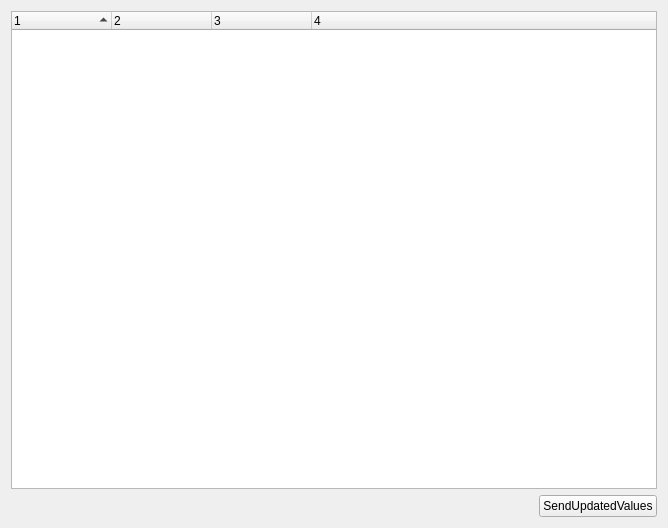
<?xml version="1.0" encoding="UTF-8"?>
<ui version="4.0">
 <class>Form</class>
 <widget class="QWidget" name="Form">
  <property name="geometry">
   <rect>
    <x>0</x>
    <y>0</y>
    <width>668</width>
    <height>528</height>
   </rect>
  </property>
  <property name="windowTitle">
   <string>Form</string>
  </property>
  <layout class="QVBoxLayout" name="verticalLayout">
   <item>
    <widget class="QTreeWidget" name="paramTree">
     <property name="sortingEnabled">
      <bool>true</bool>
     </property>
     <property name="columnCount">
      <number>4</number>
     </property>
     <attribute name="headerDefaultSectionSize">
      <number>100</number>
     </attribute>
     <attribute name="headerHighlightSections">
      <bool>false</bool>
     </attribute>
     <attribute name="headerShowSortIndicator" stdset="0">
      <bool>true</bool>
     </attribute>
     <column>
      <property name="text">
       <string notr="true">1</string>
      </property>
     </column>
     <column>
      <property name="text">
       <string notr="true">2</string>
      </property>
     </column>
     <column>
      <property name="text">
       <string notr="true">3</string>
      </property>
     </column>
     <column>
      <property name="text">
       <string notr="true">4</string>
      </property>
     </column>
    </widget>
   </item>
   <item>
    <layout class="QHBoxLayout" name="horizontalLayout">
     <item>
      <spacer name="horizontalSpacer">
       <property name="orientation">
        <enum>Qt::Horizontal</enum>
       </property>
       <property name="sizeHint" stdset="0">
        <size>
         <width>40</width>
         <height>20</height>
        </size>
       </property>
      </spacer>
     </item>
     <item>
      <widget class="QPushButton" name="sendUpdatedValues">
       <property name="text">
        <string>SendUpdatedValues</string>
       </property>
      </widget>
     </item>
    </layout>
   </item>
  </layout>
 </widget>
 <resources/>
 <connections/>
</ui>
